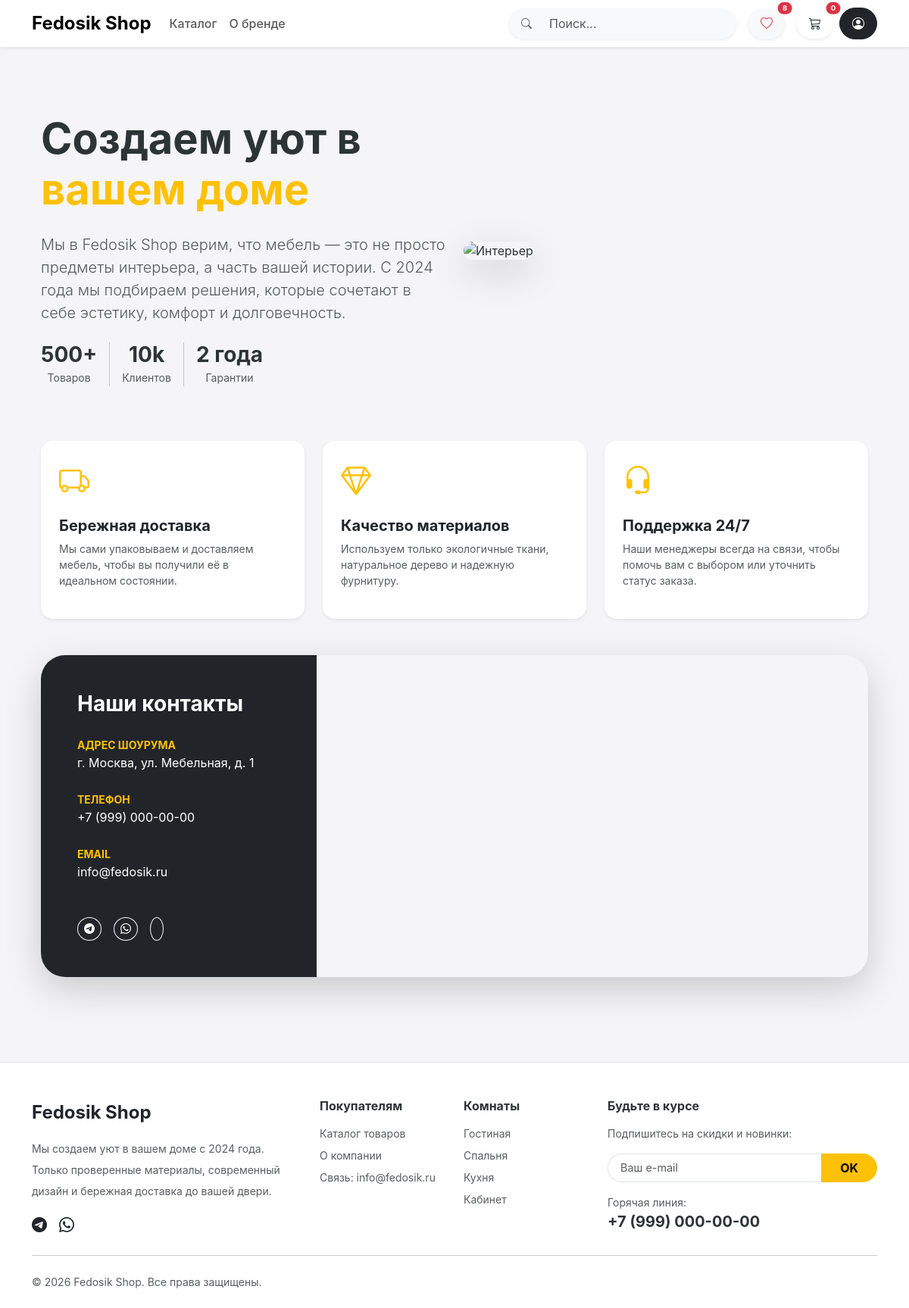
/about.php (signed in), run on the app's committed database.
### tables this page shows
CREATE TABLE `settings` (
  `key` varchar(50) NOT NULL,
  `value` text,
  `description` varchar(255) DEFAULT NULL
);

### includes/header.php (shortened to what this page needs)
<?php
$cart_count = isset($_SESSION['cart']) ? array_sum($_SESSION['cart']) : 0;
$user_wishlist = [];
if (isset($_SESSION['user_id'])) {
    $stmt = $pdo->prepare("SELECT product_id FROM wishlist WHERE user_id = ?");
    $stmt->execute([$_SESSION['user_id']]);
    $user_wishlist = $stmt->fetchAll(PDO::FETCH_COLUMN);
}
$settings_query = $pdo->query("SELECT * FROM settings")->fetchAll(PDO::FETCH_UNIQUE);
$site_name = $settings_query['site_name']['value'] ?? 'FurnitureShop';
?>
<!DOCTYPE html>
<html lang="ru">
<head>
    <link rel="stylesheet" href="assets/css/bootstrap-icons.min.css">
    <link rel="stylesheet" href="assets/css/bootstrap.min.css">
    <link rel="stylesheet" href="css/style.css">
</head>
<body>
<nav class="navbar navbar-expand-lg navbar-light bg-white shadow-sm sticky-top mb-4 py-2">
  <div class="container">
    <a class="navbar-brand fw-bold fs-4" href="index.php">
        <?= htmlspecialchars($site_name) ?>
    </a>
    <div class="collapse navbar-collapse" id="navbarNav">
      <ul class="navbar-nav me-auto mb-2 mb-lg-0 fw-medium">
        <li class="nav-item"><a class="nav-link" href="shop.php">Каталог</a></li>
        <li class="nav-item"><a class="nav-link" href="about.php">О бренде</a></li>
      </ul>
      <div class="d-flex flex-column flex-lg-row align-items-lg-center gap-2 mt-3 mt-lg-0">
        <div class="search-box-wrapper me-lg-2">
            <div class="search-box position-relative d-none d-lg-block" style="width: 300px;">
                <div class="input-group shadow-sm rounded-pill overflow-hidden bg-light border-0">
                    <span class="input-group-text bg-transparent border-0 ps-3"><i class="bi bi-search text-muted small"></i></span>
                    <input type="text" id="main-search" class="form-control bg-transparent border-0 py-2 shadow-none" placeholder="Поиск..." autocomplete="off">
                </div>
            </div>
        </div>
        <div class="dropdown">
            <button class="btn btn-light rounded-pill border-0 shadow-sm d-none d-lg-block px-3 py-2 position-relative"
                    data-bs-toggle="dropdown" type="button">
                <i class="bi bi-heart text-danger"></i>
                <span class="position-absolute top-0 start-100 translate-middle badge rounded-pill bg-danger wish-badge" style="font-size: 0.6rem;">
                    <?= isset($user_wishlist) ? count($user_wishlist) : 0 ?>
                </span>
            </button>
        </div>
        <div class="dropdown ms-lg-2">
            <button class="btn btn-outline-dark border-0 shadow-sm rounded-pill d-none d-lg-block px-3 py-2 position-relative"
                    data-bs-toggle="dropdown" type="button">
                <i class="bi bi-cart3"></i>
                <span class="position-absolute top-0 start-100 translate-middle badge rounded-pill bg-danger cart-badge" style="font-size: 0.6rem;">
                    <?= $cart_count ?? 0 ?>
                </span>
            </button>
        </div>
        <?php if (isset($_SESSION['user_id'])): ?>
            <div class="dropdown">
                <button class="btn btn-dark rounded-pill w-100 text-start text-lg-center px-3 py-2 dropdown-toggle no-caret" data-bs-toggle="dropdown">
                    <i class="bi bi-person-circle me-2 me-lg-0"></i> <span class="d-lg-none">Профиль</span>
                </button>
            </div>
        <?php else: ?>
            <a href="login.php" class="btn btn-primary rounded-pill px-4 w-100 mt-2 mt-lg-0 fw-bold">Войти</a>
        <?php endif; ?>
      </div>
    </div>
  </div>
</nav>
<main class="container py-3">

### about.php (shortened to what this page needs)
<?php
require 'includes/db.php';
$settings_query = $pdo->query("SELECT * FROM settings")->fetchAll(PDO::FETCH_UNIQUE);
$phone = $settings_query['contact_phone']['value'] ?? '8 800 000-00-00';
$email = $settings_query['contact_email']['value'] ?? 'info@shop.ru';
$address = $settings_query['shop_address']['value'] ?? 'Москва, ул. Примерная, 10';
include 'includes/header.php';
?>
<div class="container my-5">
    <div class="row align-items-center mb-5 pb-lg-4">
        <div class="col-lg-6">
            <h1 class="fw-bold display-4 mb-4">Создаем уют в <span class="text-warning">вашем доме</span></h1>
            <p class="lead text-muted">Мы в <?= htmlspecialchars($site_name) ?> верим, что мебель — это не просто предметы интерьера, а часть вашей истории. С 2024 года мы подбираем решения, которые сочетают в себе эстетику, комфорт и долговечность.</p>
            <div class="d-flex gap-3 mt-4">
                <div class="text-center">
                    <h3 class="fw-bold mb-0">500+</h3>
                    <small class="text-muted">Товаров</small>
                </div>
                <div class="text-center">
                    <h3 class="fw-bold mb-0">10k</h3>
                    <small class="text-muted">Клиентов</small>
                </div>
                <div class="text-center">
                    <h3 class="fw-bold mb-0">2 года</h3>
                    <small class="text-muted">Гарантии</small>
                </div>
            </div>
        </div>
        <div class="col-lg-6 mt-4 mt-lg-0">
            <img src="https://images.unsplash.com/photo-1524758631624-e2822e304c36?auto=format&fit=crop&w=800&q=80" class="img-fluid rounded-5 shadow-lg" alt="Интерьер">
        </div>
    </div>
    <div class="row g-4 mb-5">
        <div class="col-md-4">
            <div class="card h-100 border-0 shadow-sm p-4 rounded-4">
                <i class="bi bi-truck fs-1 text-warning mb-3"></i>
                <h5 class="fw-bold">Бережная доставка</h5>
                <p class="text-muted small">Мы сами упаковываем и доставляем мебель, чтобы вы получили её в идеальном состоянии.</p>
            </div>
        </div>
        <div class="col-md-4">
            <div class="card h-100 border-0 shadow-sm p-4 rounded-4">
                <i class="bi bi-gem fs-1 text-warning mb-3"></i>
                <h5 class="fw-bold">Качество материалов</h5>
                <p class="text-muted small">Используем только экологичные ткани, натуральное дерево и надежную фурнитуру.</p>
            </div>
        </div>
        <div class="col-md-4">
            <div class="card h-100 border-0 shadow-sm p-4 rounded-4">
                <i class="bi bi-headset fs-1 text-warning mb-3"></i>
                <h5 class="fw-bold">Поддержка 24/7</h5>
                <p class="text-muted small">Наши менеджеры всегда на связи, чтобы помочь вам с выбором или уточнить статус заказа.</p>
            </div>
        </div>
    </div>
    <div class="row g-0 rounded-5 overflow-hidden shadow-lg mt-5">
        <div class="col-lg-4 bg-dark text-white p-5">
            <h3 class="fw-bold mb-4">Наши контакты</h3>
            <div class="mb-4">
                <label class="text-warning small text-uppercase fw-bold">Адрес шоурума</label>
                <p class="mb-0"><?= htmlspecialchars($address) ?></p>
            </div>
            <div class="mb-4">
                <label class="text-warning small text-uppercase fw-bold">Телефон</label>
                <p class="mb-0"><?= htmlspecialchars($phone) ?></p>
            </div>
            <div class="mb-4">
                <label class="text-warning small text-uppercase fw-bold">Email</label>
                <p class="mb-0"><?= htmlspecialchars($email) ?></p>
            </div>
            <div class="social-links d-flex gap-3 mt-5">
                <a href="#" class="btn btn-outline-light btn-sm rounded-circle"><i class="bi bi-telegram"></i></a>
                <a href="#" class="btn btn-outline-light btn-sm rounded-circle"><i class="bi bi-whatsapp"></i></a>
                <a href="#" class="btn btn-outline-light btn-sm rounded-circle"><i class="bi bi-vk"></i></a>
            </div>
        </div>
        <div class="col-lg-8" style="min-height: 400px;">
            <div style="position:relative;overflow:hidden; height: 100%;">
                <iframe src="https://yandex.ru/map-widget/v1/?text=<?= urlencode($address) ?>&z=14"
                        width="100%" height="100%" frameborder="0" style="position:relative; filter: grayscale(0.5);"></iframe>
            </div>
        </div>
    </div>
</div>
<?php include 'includes/footer.php'; ?>

### includes/footer.php (shortened to what this page needs)
<?php
$settings_query = $pdo->query("SELECT * FROM settings")->fetchAll(PDO::FETCH_UNIQUE);
$site_name = $settings_query['site_name']['value'] ?? 'FedosikShop';
$phone = $settings_query['contact_phone']['value'] ?? '8 800 000-00-00';
$email = $settings_query['contact_email']['value'] ?? 'info@shop.ru';
?>
</main>
<footer class="bg-white border-top mt-5 pt-5 pb-4">
    <div class="container">
        <div class="row g-4">
            <div class="col-lg-4 col-md-6">
                <a class="navbar-brand fw-bold fs-4 text-dark mb-3 d-block" href="index.php">
                    <?= htmlspecialchars($site_name) ?>
                </a>
                <p class="text-muted small lh-lg">
                    Мы создаем уют в вашем доме с 2024 года. <br>
                    Только проверенные материалы, современный дизайн и бережная доставка до вашей двери.
                </p>
                <div class="d-flex gap-3 mt-3">
                    <a href="#" class="text-dark fs-5"><i class="bi bi-telegram"></i></a>
                    <a href="#" class="text-dark fs-5"><i class="bi bi-whatsapp"></i></a>
                </div>
            </div>
            <div class="col-lg-2 col-md-6 col-6">
                <h6 class="fw-bold mb-3">Покупателям</h6>
                <ul class="list-unstyled small">
                    <li class="mb-2"><a href="shop.php" class="text-muted text-decoration-none">Каталог товаров</a></li>
                    <li class="mb-2"><a href="about.php" class="text-muted text-decoration-none">О компании</a></li>
                    <li class="mb-2"><a href="#" class="text-muted text-decoration-none text-nowrap">Связь: <?= htmlspecialchars($email) ?></a></li>
                </ul>
            </div>
            <div class="col-lg-2 col-md-6 col-6">
                <h6 class="fw-bold mb-3">Комнаты</h6>
                <ul class="list-unstyled small">
                    <li class="mb-2"><a href="shop.php?room=Гостиная" class="text-muted text-decoration-none">Гостиная</a></li>
                    <li class="mb-2"><a href="shop.php?room=Спальня" class="text-muted text-decoration-none">Спальня</a></li>
                    <li class="mb-2"><a href="shop.php?room=Кухня" class="text-muted text-decoration-none">Кухня</a></li>
                    <li class="mb-2"><a href="shop.php?room=Офис" class="text-muted text-decoration-none">Кабинет</a></li>
                </ul>
            </div>
            <div class="col-lg-4 col-md-6">
                <h6 class="fw-bold mb-3">Будьте в курсе</h6>
                <p class="text-muted small mb-3">Подпишитесь на скидки и новинки:</p>
                <div class="input-group mb-3">
                    <input type="text" class="form-control border-end-0 rounded-start-pill ps-3" placeholder="Ваш e-mail" style="font-size: 0.9rem;">
                    <button class="btn btn-warning rounded-end-pill px-4 fw-bold" type="button">OK</button>
                </div>
                <div class="small">
                    <div class="text-muted">Горячая линия:</div>
                    <div class="fw-bold fs-5 text-nowrap">
                        <?= htmlspecialchars($phone) ?>
                    </div>
                </div>
            </div>
        </div>
        <hr class="my-4 opacity-10">
        <div class="row align-items-center">
            <div class="col-md-6 text-center text-md-start">
                <p class="text-muted small mb-0">
                    &copy; <?= date('Y') ?> <?= htmlspecialchars($site_name) ?>. Все права защищены.
                </p>
            </div>
        </div>
    </div>
</footer>
</body>
</html>

### css/style.css (style rules this page uses)
html, body { height: 100%; margin: 0; }
body { display: flex; flex-direction: column; font-family: 'Inter', sans-serif; color: #2d3436; background-color: #f5f5f7; }
.navbar { z-index: 1030; }
.container { min-height: 100%; }
main { flex: 1 0 auto; }
.no-caret::after { display: none !important; }
.no-caret::after { display: none; }

### data on the page
settings: value "Fedosik Shop"
settings: value "г. Москва, ул. Мебельная, д. 1"
settings: value "+7 (999) 000-00-00"
settings: value "info@fedosik.ru"

### other printed values
count($user_wishlist) "8"
$cart_count "0"
